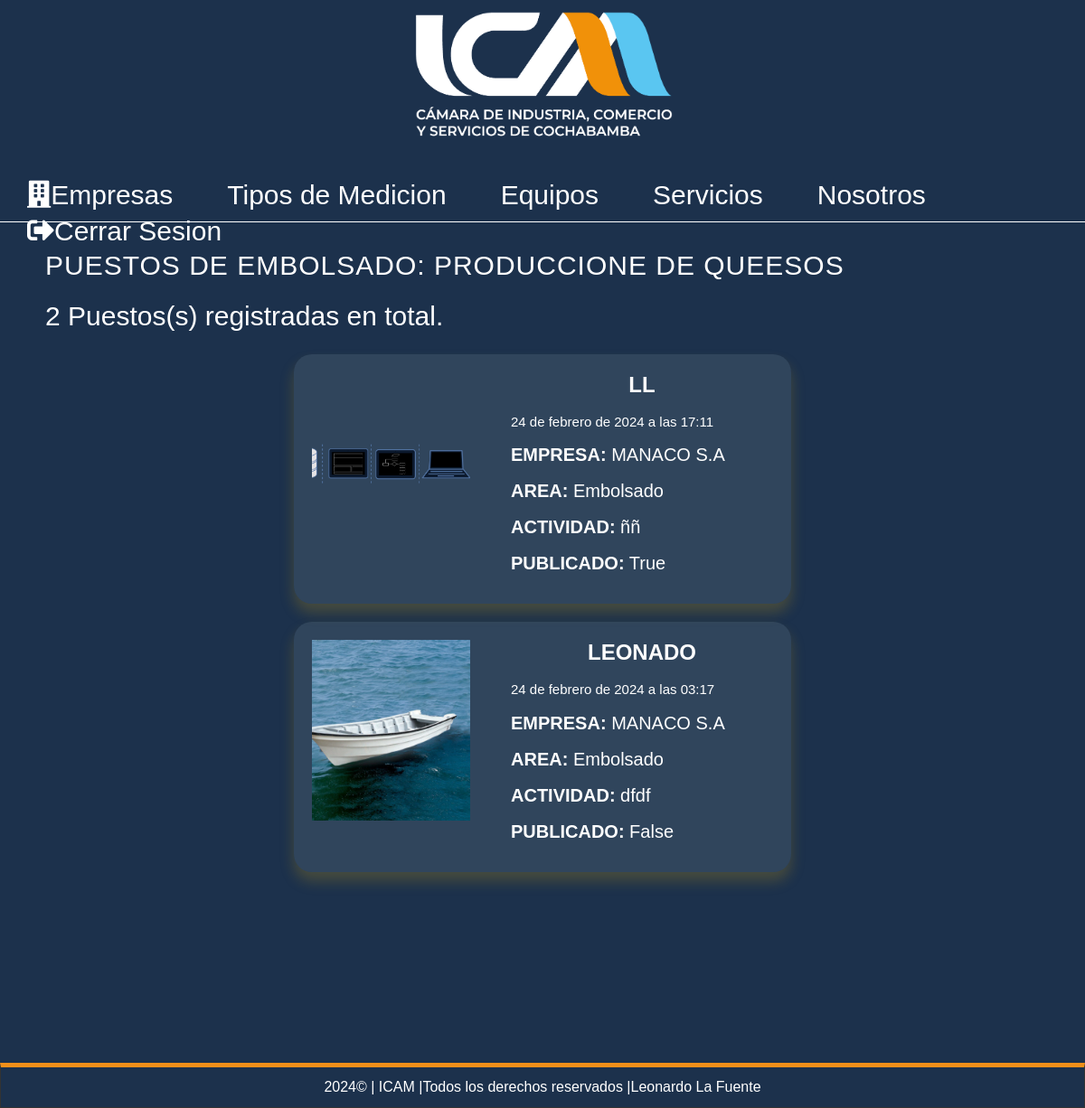
/buscar-puesto/17/ (signed in), run on the app's committed database.
### pages/models.py (models this page shows, shortened)
class Page(models.Model):
    title=models.CharField(max_length=50,verbose_name="Titulo")
    content=RichTextField(verbose_name="Contenido")
    slug=models.CharField(unique=True,max_length=150,verbose_name="Url")
    order=models.IntegerField(default=0,verbose_name="Orden")
    visible=models.BooleanField(verbose_name="Visible")
    created_at=models.DateTimeField(auto_now_add=True,verbose_name="Creado el")
    update_at=models.DateTimeField(auto_now=True,verbose_name="Actualizado el")
    class Meta:
        verbose_name='Pagina'
        verbose_name_plural="Paginas"

### record/models.py (models this page shows, shortened)
class Area(models.Model):
    name = models.CharField(max_length=200,verbose_name='Nombre del Area')
    description = models.TextField(verbose_name='Descripcion')
    created_at = models.DateTimeField(auto_now_add=True,verbose_name='Creado el')
    updated_at = models.DateTimeField(auto_now=True,verbose_name='Editado el')
    company = models.ForeignKey(Company, on_delete=models.CASCADE)
    class Meta:
        verbose_name='Area'
        verbose_name_plural='Areas'
    def __str__(self):
        return self.name

class Position(models.Model):
    name = models.CharField(max_length=200,verbose_name='Nombre del Puesto')
    activity_type = RichTextField(max_length=200,verbose_name='Tipo de Actividad')
    image = models.ImageField(default='null',verbose_name="Imagen",upload_to="positions")
    public=models.BooleanField(verbose_name="Publicado")
    created_at = models.DateTimeField(auto_now_add=True,verbose_name='Creado el')
    updated_at = models.DateTimeField(auto_now=True,verbose_name='Editado el')
    area = models.ForeignKey(Area, on_delete=models.CASCADE)
    class Meta:
        verbose_name='Puestos de Trabajo'
        verbose_name_plural='Puestos de Trabajo'
        ordering=['-created_at']

class Company(models.Model):
    name = models.CharField(max_length=200,verbose_name='Nombre')
    address = models.CharField(max_length=300,verbose_name='Direccion')
    department = models.CharField(max_length=200,verbose_name='Departamento',choices=DEPARTMENT_CHOICES)
    sector = models.CharField(max_length=200, verbose_name='Sector')
    image = models.ImageField(default='null',verbose_name="Imagen",upload_to="companies")
    created_at = models.DateTimeField(auto_now_add=True,verbose_name="Creado el")
    user = models.ForeignKey(User, on_delete=models.CASCADE)
    class Meta:
        verbose_name='Empresa'
        verbose_name_plural='Empresas'
    def __str__(self):
        return self.name

### record/views.py (the view)
# urls.py: path('buscar-puesto/<int:area_id>/', views.search_position, name='search_position'),
def search_position(request, area_id):
    query = request.GET.get('q')
    searched = False
    area = Area.objects.get(id=area_id)
    if query:
        positions = Position.objects.filter(Q(name__istartswith=query), area_id=area.id)
        searched = True
    else:
        positions = Position.objects.filter(area_id=area.id)
    return render(request, 'areas/area.html', {'positions': positions, 'area': area, 'searched': searched})

### pages/context_processors.py (called while the page is built)
def get_pages(request):
    pages = Page.objects.filter(visible=True).order_by('order').values_list('id','title','slug')
    return {
        'pages':pages
    }

### record/processor.py (called while the page is built)
def get_areas(request):
    if request.user.is_authenticated and 'selected_company_id' in request.session:
        try:
            company = Company.objects.get(id=request.session['selected_company_id'])
            areas = Area.objects.filter(company=company).values_list('id', 'name')
            return {
                'areas': areas,
                'selected_company_id': request.session['selected_company_id'],  # Agrega esta línea
            }
        except Company.DoesNotExist:
            return {
                'areas': [],
            }
    else:
        return {
            'areas': [],
        }

### record/templates/areas/area.html
{% extends "layouts/layout.html" %}
{%block content%}
<h1 class="title" style="text-transform: uppercase;">PUESTOS DE {{area.name}}: {{area.description}}</h1>
    {% include "positions/positions.html"  %}
{%endblock%}

### mainapp/templates/layouts/layout.html (shortened to what this page needs)
<!DOCTYPE html>
<html lang="es">
<head>
    {%load static%}
    <link rel="stylesheet" href="https://cdnjs.cloudflare.com/ajax/libs/font-awesome/5.15.3/css/all.min.css">
    <link rel="stylesheet" href="https://stackpath.bootstrapcdn.com/bootstrap/4.5.0/css/bootstrap.min.css">
    <link rel="stylesheet" type="text/css" href="{%static 'css/styles.css'%}">
</head>
<body>
    <header>
        <div id="logotipo">
            <img src="{%static 'imagenes/icam.png'%}" />
        </div>
    </header>
    <nav>
        <ul>
            <li>
                <a href="{% url 'index' %}"><i class="fas fa-building"></i>Empresas</a>
            </li>
            {% if user.is_authenticated %}
            {% for page in pages %}
                <li>
                    <a href="{% url 'page' page.2 %}">{{page.1}}</a>
                </li>
            {% endfor %}
            {% endif %}
            {% if user.email %}
                <li>
                    <a href="{% url 'logout' %}"><i class="fas fa-sign-out-alt"></i>Cerrar Sesion</a>
                </li>
            {% endif %}
        </ul>
    </nav>
    <div id="content">
        <div class="box">
            {% block content %}{% endblock %}
        </div>
    </div>
    <footer>
        {%now "Y"%}&copy; | ICAM |Todos los derechos reservados |Leonardo La Fuente
    </footer>
</body>
</html>

### record/templates/positions/positions.html (shortened to what this page needs)
<p>{{ positions.count }} Puestos(s) registradas en total.</p>
{% for position in positions%}
    <article class="position-item">
        {%if position.image != 'null' %}
            <div class="image">
                <img src="{{position.image.url}}"/>
            </div>
        {%else%}
            <div class="placeholder"></div>
        {%endif%}
        <div class="data">
            <a href="{%url 'position' position.id%}" style="text-decoration: none; color: inherit;">
                <h3>{{position.name}} </h3>
            <span class="date"> {{position.created_at}}</span>
            <p><strong>EMPRESA:</strong> {{position.area.company}}</p>
            <p><strong>AREA:</strong> {{position.area}} </p>
            <p> <strong>ACTIVIDAD:</strong> {{position.activity_type|safe}}</p>
            <p> <strong>PUBLICADO:</strong> {{position.public}}</p>
        </div>
    </article>
{% endfor %}

### mainapp/static/css/styles.css (style rules this page uses)
* { margin: 0px; padding: 0px; font-family:Verdana, Geneva, Tahoma, sans-serif; text-decoration: none; }
.box p,.box h1, .box h2, .box h3 ,.box ul { margin-top: 10px; margin-bottom: 15px; color: white; font-size: 30px; }
body { background-color: #1c314c; }
header { width: 100%; height: 180px; background-color: #1c314c; margin: auto; }
#logotipo { width: 100%; height: 140px; margin: auto; padding-top: 10px; display: flex; justify-content: center; align-items: center; }
#logotipo img { padding-top: 10px; display: block; width: 300px; }
nav { width: 100%; height: 50px; margin: 0 auto; background-color: #1c314c; font-family: Arial, Helvetica, sans-serif; border-bottom: 1px solid white; text-decoration: none; color: inherit; font-size: 30px; }
nav > ul { list-style: none; text-decoration: none; }
nav > ul > li { line-height: 40px; float: left; }
nav > ul > li > a { display: block; padding-right: 30px; padding-left: 30px; color: white; }
#content { width: 100%; min-height: 920px; margin: 0 auto; }
.box { background: #1c314c; width: 95%; min-height: 930px; padding: 20px; border-radius: 2px; margin: 0 auto; }
.box a { color: white; }
.box .image img { float:left; height: 500px; margin-right: 50px; }
.title { color:#1c314c; letter-spacing: 1px; font-size: 30px; margin-bottom: 4px ; margin-top: 5px; }
.position-item { display: flex; flex-direction: row; align-items: flex-start; width: 50%; margin: 20px auto; border-radius: 20px; padding: 20px; box-shadow: 0px 10px 15px rgba(193, 152, 19, 0.26); background-color: rgba(220, 240, 231, 0.1); }
.position-item .image, .position-item .placeholder { display: flex; align-items: center; justify-content: center; height: 200px; width: 200px; overflow: hidden; }
.position-item .data { flex: 2; padding-left: 20px; align-self: center; color: white; }
.position-item img { max-width: 100%; max-height: 100%; object-fit: contain; cursor: pointer; transition: transform 0.3s ease; }
.position-item h3 { text-align: center; font-size: 24px; font-weight: bold; margin-top: 0; }
.position-item p:nth-child(2), .position-item p:nth-child(3) { text-align: left; }
footer { width: 100%; background-color: #1c314c; border: 1px solid #333; color: white; text-align: center; padding-top: 10px; padding-bottom: 10px; margin: 0 auto; border-top: 5px solid #f2901a; }
.position-item span.date { display: block; font-size: 15px; color:white; margin-bottom: 10px; margin-top: 0px; }
.position-item p { display: block; font-size: 15px; color: white; margin-bottom: 10px; font-size: 20px; }
.date { display: block; margin-top:15px ; margin-bottom: 25px; color: gray; }

### data on the page
Page: title "Tipos de Medicion"
Page: title "Equipos"
Page: title "Servicios"
Page: title "Nosotros"
Area: name "EMBOLSADO", description "PRODUCCIONE DE QUEESOS"
Position: image (picture), name "LL", created_at "24 de febrero de 2024 a las 17:11", area.company "MANACO S.A", area "Embolsado", activity_type "ññ", public "True"
Position: image (picture), name "LEONADO", created_at "24 de febrero de 2024 a las 03:17", area.company "MANACO S.A", area "Embolsado", activity_type "dfdf", public "False"

### other printed values
{{ positions.count }} "2"
